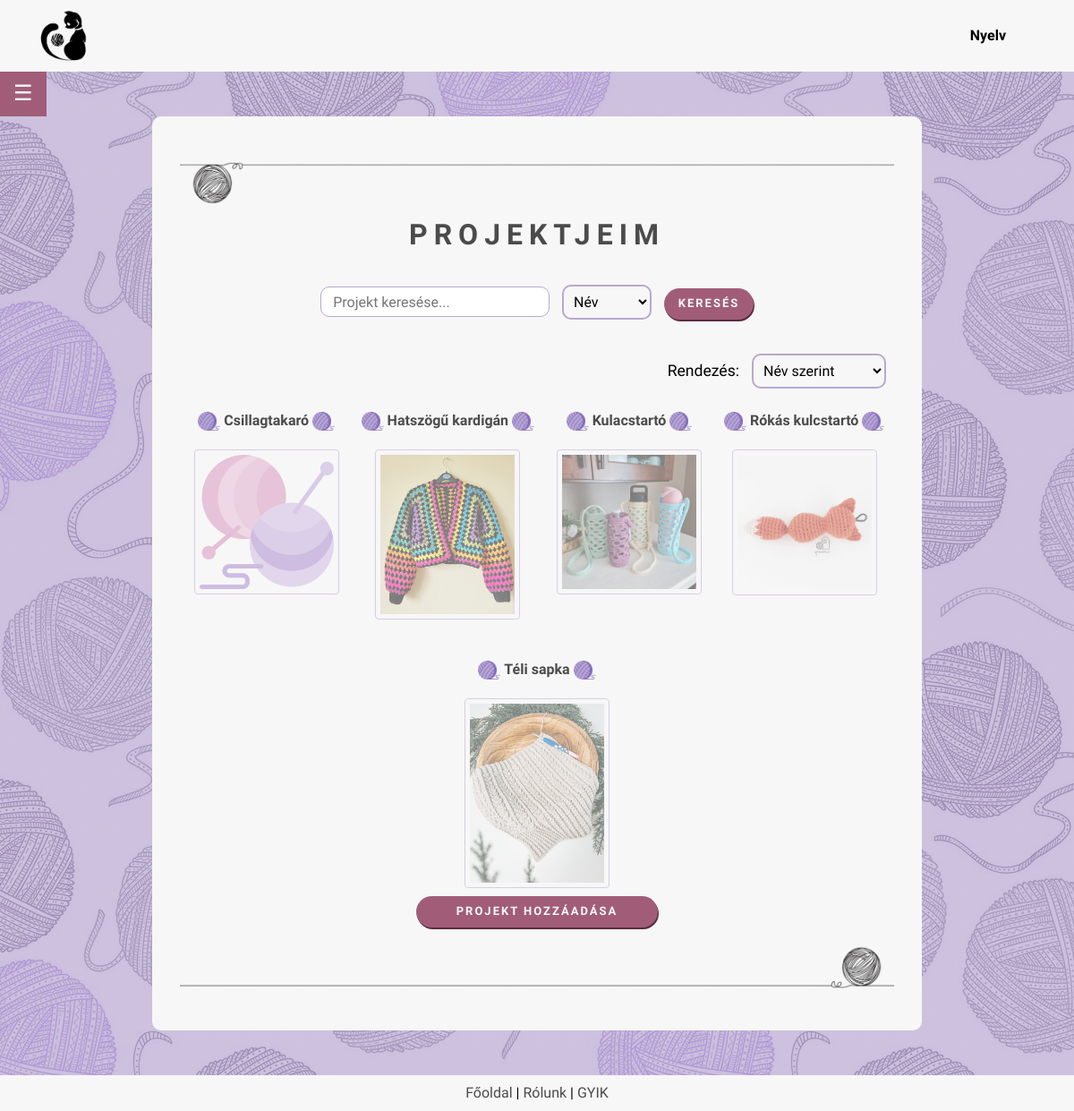
Page /my_projects.php (signed in) on the committed database.
### tables this page shows
CREATE TABLE IF NOT EXISTS `projects` (
  `uid` int NOT NULL,
  `id` int NOT NULL AUTO_INCREMENT,
  `name` varchar(255) NOT NULL,
  `pattern` varchar(1000) DEFAULT NULL,
  `yarn` varchar(255) DEFAULT NULL,
  `hook` decimal(10,0) DEFAULT NULL,
  `description` varchar(2000) DEFAULT NULL,
  `image` varchar(255) DEFAULT NULL,
  `start` date DEFAULT NULL,
  `finish` date DEFAULT NULL,
  PRIMARY KEY (`id`),
  KEY `Userid` (`uid`)
);

### backend/lang.php (called while the page is built, shortened)
<?php
    function lang($str) {
        return $str;
    }
?>

### my_projects.php (the view, shortened to what this page needs)
<?php
require $_SERVER['DOCUMENT_ROOT'] . '/project/backend/config.php';
require $_SERVER['DOCUMENT_ROOT'] . '/project/backend/lang.php';
$uid = $_SESSION['uid'];
$sort_by = $_GET['sort_by'] ?? 'name';
$search_filter = $_GET['search_filter'] ?? 'name';
$sql = "SELECT p.id, p.name, p.yarn, p.hook, p.image, p.description FROM projects AS p";
$sql .= " WHERE p.uid = ?";
$params = [$uid];
$param_types = "i";
switch ($sort_by) {
    case 'name':
    default:
        $sql .= " ORDER BY p.name ASC";
        break;
}
$stmt = $conn->prepare($sql);
$stmt->bind_param($param_types, ...$params);
$stmt->execute();
$result = $stmt->get_result();
$noprojects = lang('Nincs projekt hozzáadva');
$projects = $result->fetch_all(MYSQLI_ASSOC);
?>
<!DOCTYPE html>
<head>
    <?php
    include $_SERVER['DOCUMENT_ROOT'] . '/project/frontend/header.php';
    ?>
</head>
<body>
    <div class="page_container">
        <main class="page_content">
            <div class="main_body">
                <?php
                include $_SERVER['DOCUMENT_ROOT'] . '/project/frontend/sidebar.php';
                ?>
                <div class="main_container">
                    <img src="/project/images/yarn2.png" class="image-center">
                    <h2>
                        <a href="/project/my_projects.php" class="project_link">
                            <?= lang('Projektjeim') ?>
                        </a>
                    </h2>
                    <div class="search-container">
                        <form method="GET">
                            <input type="text" placeholder="<?= lang('Projekt keresése...') ?>" name="search_query" value="<?= htmlspecialchars($_GET['search_query'] ?? '') ?>">
                            <select name="search_filter" class="select-search">
                                <option value="name" <?= ($search_filter === 'name') ? 'selected' : '' ?>><?= lang('Név') ?></option>
                            </select>
                            <button type="submit" class="button-search"><?= lang('Keresés') ?></button>
                        </form>
                    </div>
                    <br>
                    <div class="sort-container">
                        <form method="GET">
                            <label for="sort_by"><?= lang('Rendezés:') ?></label>
                            <select name="sort_by" id="sort_by" class="select-sort" onchange="this.form.submit()">
                                <option value="name" <?= (!isset($_GET['sort_by']) || $_GET['sort_by'] === 'name') ? 'selected' : '' ?>><?= lang('Név szerint') ?></option>
                            </select>
                        </form>
                    </div>
                    <div class="projects-grid">
                        <?php if (!empty($projects)): ?>
                        <?php foreach ($projects as $row): ?>
                            <div class='project-item'>
                                <div>
                                    <p style='font-size:1em;'>
                                        <img src='/project/images/yarnlilac.png' style='width:25px; vertical-align: middle;'>
                                        <a href='/project/user/project_page.php?id=<?= htmlspecialchars($row['id']) ?>' style='text-decoration:none; color:rgb(75, 75, 75); margin-top:40px'>
                                            <b><?= htmlspecialchars($row['name']) ?></b>
                                        </a>
                                        <img src='/project/images/yarnlilac.png' style='width:25px; vertical-align: middle;'>
                                    </p>
                                </div>
                                <div>
                                    <?php
                                    $image_paths = array_filter(explode(',', $row['image']));
                                    if (!empty($image_paths)) {
                                        $random_image_path = $image_paths[array_rand($image_paths)];
                                        $image_source = trim($random_image_path);
                                    } else {
                                        $image_source = '/project/images/no-file-found-yarn-ball.png';
                                    }
                                    ?>
                                    <a href='/project/project_page.php?id=<?= htmlspecialchars($row['id']) ?>' style='text-decoration:none; color:rgb(75, 75, 75); margin-top:40px'>
                                        <img src='<?= htmlspecialchars($image_source) ?>' alt='Project image' class="project-image">
                                    </a>
                                </div>
                            </div>
                        <?php endforeach; ?>
                        <?php else: ?>
                            <div style='border: 1px solid rgb(90, 90, 90) text-align=center;'><p colspan='6'><?= htmlspecialchars($noprojects) ?></p></div>
                        <?php endif; ?>
                    </div>
                    <div>
                        <a href="/project/add_project.php" class="button-link">
                            <?= lang('Projekt hozzáadása') ?>
                        </a>
                    </div>
                    <img src="/project/images/yarn2flipped.png" class="image-center">
                </div>
            </div>
        </main>
    </div>
    <?php
    include $_SERVER['DOCUMENT_ROOT'] . '/project/frontend/footer.php';
    ?>
</body>
</html>

### frontend/header.php (shortened to what this page needs)
<?php
$redirect_url = '/project/index.php';
if (isset($_SESSION['rights'])) {
    if ($_SESSION['rights'] == 103) {
        $redirect_url = '/project/admin/home_admin.php';
    } else {
        $redirect_url = '/project/home.php';
    }
}
?>
<!DOCTYPE html>
<html lang="hu">
<head>
    <link rel="stylesheet" href="/project/frontend/style.css">
</head>
<body>
  	<header>
    	<nav class="navbar">
			<div class="navbar-container">
				<div class="navbar-intro">
					<a href="<?= $redirect_url ?>" class="logolink">
					<img src="/project/images/yarnballlogoblacksmall.png" class="catlogo">
					</a>
				</div>
        		<div class="rightnav">
          			<div class="lang-menu">
            			<div class="selected-lang">
              				<?= lang('Nyelv') ?>
            			</div>
          			</div>
        		</div>
      		</div>
    	</nav>
  	</header>
</body>
</html>

### frontend/sidebar.php (shortened to what this page needs)
<!DOCTYPE html>
<head>
</head>
<body>
    <button class="menu-toggle">☰</button>
</body>
</html>

### frontend/footer.php
<?php
$redirect_url = '/project/index.php';
if (isset($_SESSION['rights'])) {
    if ($_SESSION['rights'] == 103) {
        $redirect_url = '/project/admin/home_admin.php';
    } else {
        $redirect_url = '/project/home.php';
    }
}
?>
<!DOCTYPE html>
<head>
</head>
<body>
    <footer>
        <div class="footer">
            <a class="footer_link" href="<?= $redirect_url ?>"><?= lang('Főoldal') ?></a>
             |
            <a class="footer_link" href="/project/footer/about_us.php"><?= lang('Rólunk') ?></a>
             |
            <a class="footer_link" href="/project/footer/faq.php"><?= lang('GYIK') ?></a>
        </div>
    </footer>
</body>
</html>

### frontend/style.css (style rules this page uses)
body { font-family: 'League Spartan'; background-image: linear-gradient( rgba(184, 167, 209, 0.7), rgba(184, 167, 209, 0.7) ), url(../images/background.png); min-height: 100vh; display:flex; flex-direction:column; }
h2 { margin-top: 10px; letter-spacing: 7px; text-transform: uppercase; font-size: 2em; text-align: center; color: rgb(75, 75, 75); }
label { font-size: 1.1em; font-weight: 300; }
input { width: 250px; height: 30px; border: 1px solid rgb(184, 167, 209); border-radius: 10px; text-indent: 0.7em; font-size: 1em; font-family: 'League Spartan'; margin-top: 10px; }
.main_body { display: flex; justify-content: center; min-width: 40%; align-items: flex-start; gap: 20px; }
.main_container, .main_container_home { background-color: rgb(247, 247, 247); border: none; border-radius: 10px; margin: 100px 0 0 0; text-align: center; width: 800px; padding: 30px 30px 40px 30px; }
.page_container { position: relative; min-height: 95vh; flex-grow: 1; }
.page_content { padding-bottom: 50px; }
@media (max-width: 1200px) { .main_body { margin-top: 100px; } }
@media (max-width: 1200px) { .main_container, .main_container_home { margin: 30px 0 0 0; width: 800px; } }
.projects-grid { display: flex; flex-wrap: wrap; gap: 20px; justify-content: center; align-items: flex-start; }
.project-item img { max-width: 100%; height: auto; border-radius: 4px; }
.project_link { text-decoration: none; color: rgb(75, 75, 75); }
.project-image { max-width: 150px; height: auto; margin: 5px; border: 1px solid rgb(184, 167, 209); padding: 5px; border-radius: 5px; opacity: 0.5; }
.select-search, .select-sort { border: 2px solid rgb(184, 167, 209); border-radius: 10px; background: rgb(247, 247, 247); padding: 7px; margin: 10px; font-family: 'League Spartan'; font-size: 1em; background-clip: padding-box; transition: border-color 0.15s ease-in-out, box-shadow 0.15s ease-in-out; }
.select-search { width: 100px; }
.select-sort { width: 150px; }
.sort-container { display: flex; justify-content: flex-end; }
.project-image { width: 150px; margin: 5px; border: 1px solid rgb(184, 167, 209); padding: 5px; border-radius: 5px; opacity: 0.5; }
.image-center { margin-top: 20px; margin-left: auto; margin-right: auto; height: 50px; }
.button, .button_inverse, .button-search, .button-link { font-size: small; font-weight: 600; text-transform: uppercase; letter-spacing: 2px; border: none; border-radius: 20px; font-family: 'League Spartan'; text-decoration: none; padding: 10px; }
.button, .button-link { background-color: #a15d78; color: rgb(247, 247, 247); box-shadow: 1px 2px #5c2b3f; width: 270px; }
.button-link { display: inline-block; width: 250px; }
.button-search { width: 100px; background-color: #a15d78; color: rgb(247, 247, 247); box-shadow: 1px 2px #5c2b3f; }
.navbar { background-color: rgb(247, 247, 247); display: flex; width: 100%; height: 80px; position: fixed; top: 0; z-index: 999; }
.navbar-container { display: flex; align-items: center; justify-content: space-between; width: 100%; padding: 0 1em 0 2rem; }
.navbar-intro { display: flex; align-items: center; justify-content: flex-start; gap: 1rem; flex-shrink: 0; }
.navbar-container { display: flex; text-align: center; gap: 1.5rem; list-style: none; }
.logolink { text-decoration: none; display: flex; justify-content: flex-start; color: black; line-height: 1; }
.catlogo { margin: 10px; width: 60px; height: auto; }
.rightnav { display: flex; }
.lang-menu { width: 100px; text-align: center; font-weight: bold; position: relative; margin: 10px; }
.selected-lang { width: 50px; }
.lang-menu .selected-lang { display: flex; justify-content: space-between; line-height: 3; cursor: pointer; }
.lang-menu .selected-lang:before { content: ''; display: inline-block; width: 32px; height: 32px; background-size: contain; background-repeat: no-repeat; }
@media (max-width: 1200px) { .menu-toggle { display: block; position: fixed; top: 80px; left: 0px; z-index: 1000; padding: 11px 15px; font-size: 24px; background-color: #a15d78; color: white; border: none; cursor: pointer; } }
footer { width: 100%; background-color: rgb(247, 247, 247); border: none; height: 40px; text-align: center; line-height: 40px }
.footer_link { text-decoration: none; color: rgb(75, 75, 75); font-size: 1em; }
:root { --sac: 'Monoton', cursive; --comf: 'Comfortaa', cursive; --dark: #1c1c1c; --light: rgb(247, 247, 247); --lilac: rgb(121, 105, 146); }

### rows in the picture
projects: name "Csillagtakaró", shows a picture
projects: name "Hatszögű kardigán", image (picture)
projects: name "Kulacstartó", shows a picture
projects: name "Rókás kulcstartó", shows a picture
projects: name "Téli sapka", shows a picture

### other values in the picture
lang('Nyelv') "Nyelv"
lang('Projektjeim') "PROJEKTJEIM"
lang('Keresés') "KERESÉS"
lang('Rendezés:') "Rendezés:"
lang('Projekt hozzáadása') "PROJEKT HOZZÁADÁSA"
lang('Főoldal') "Főoldal"
lang('Rólunk') "Rólunk"
lang('GYIK') "GYIK"
form field search_filter "Név"
form field sort_by "Név szerint"
